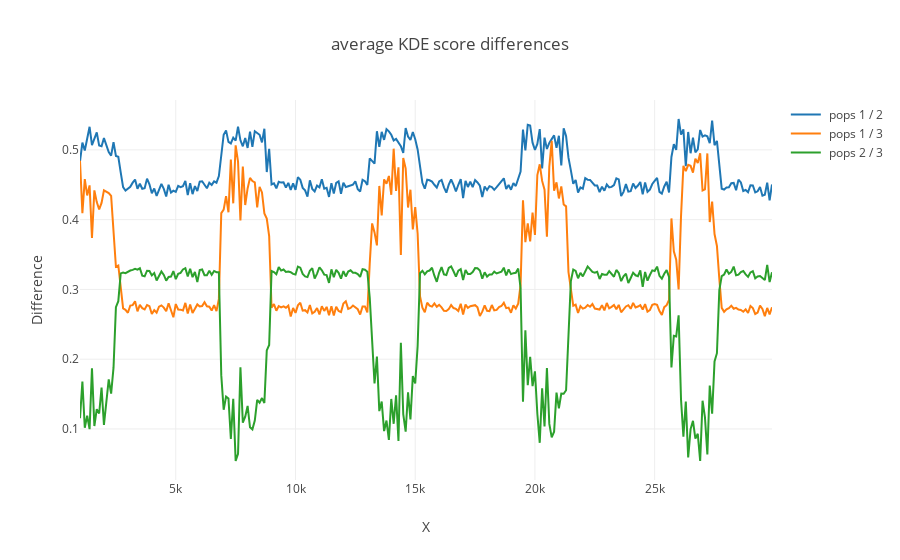

Here is the notebook cell this chart was saved with:
### Code cell
coords= {z:[x for x in range(len(labs)) if labs[x] == z] for z in list(set(labs))}


fig_data= [go.Scatter(
y= [Proportions[x] for x in coords[i]],
x= [wind[x] for x in coords[i]],
mode= 'lines',
name= ' pops {} / {}'.format(i[0],i[1])
) for i in coords.keys()
]

layout = go.Layout(
    title= 'average KDE score differences',
    yaxis=dict(
        title='Difference'),
    xaxis=dict(
        title='X')
)

fig= go.Figure(data=fig_data, layout=layout)
iplot(fig)

### Figure 1 — Plotly figure (JSON) as saved in the notebook; plotly's stock layout.template omitted (floating-point values rounded to 4 significant figures; data arrays with more than 128 entries replaced by an {"elided": "..."} marker saying what was removed)
{"data": [{"mode": "lines", "name": " pops 1 / 2", "type": "scatter", "x": {"elided": "290 int values"}, "y": {"elided": "290 float values"}}, {"mode": "lines", "name": " pops 1 / 3", "type": "scatter", "x": {"elided": "290 int values"}, "y": {"elided": "290 float values"}}, {"mode": "lines", "name": " pops 2 / 3", "type": "scatter", "x": {"elided": "290 int values"}, "y": {"elided": "290 float values"}}], "layout": {"title": "average KDE score differences", "xaxis": {"title": "X"}, "yaxis": {"title": "Difference"}}}
